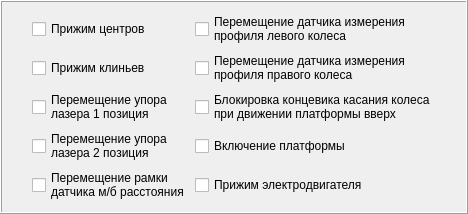
                  <widget class="QFrame" name="geometry_airvalve_frame">
                   <property name="maximumSize">
                    <size>
                     <width>16777215</width>
                     <height>190</height>
                    </size>
                   </property>
                   <property name="frameShape">
                    <enum>QFrame::Box</enum>
                   </property>
                   <property name="frameShadow">
                    <enum>QFrame::Raised</enum>
                   </property>
                   <layout class="QGridLayout" name="gridLayout_14">
                    <property name="leftMargin">
                     <number>30</number>
                    </property>
                    <property name="topMargin">
                     <number>10</number>
                    </property>
                    <property name="rightMargin">
                     <number>30</number>
                    </property>
                    <property name="bottomMargin">
                     <number>10</number>
                    </property>
                    <property name="spacing">
                     <number>5</number>
                    </property>
                    <item row="4" column="1">
                     <widget class="QCheckBox" name="geometry_block_sensor_connect_wheel_move_platform_up">
                      <property name="styleSheet">
                       <string notr="true">font: 10pt &quot;Arial&quot;;</string>
                      </property>
                      <property name="text">
                       <string>Блокировка концевика касания колеса
при движении платформы вверх</string>
                      </property>
                     </widget>
                    </item>
                    <item row="1" column="1">
                     <widget class="QCheckBox" name="geometry_move_sensor_dimension_profile_left_wheel">
                      <property name="styleSheet">
                       <string notr="true">font: 10pt &quot;Arial&quot;;</string>
                      </property>
                      <property name="text">
                       <string>Перемещение датчика измерения
профиля левого колеса</string>
                      </property>
                     </widget>
                    </item>
                    <item row="5" column="1">
                     <widget class="QCheckBox" name="geometry_activate_platform">
                      <property name="styleSheet">
                       <string notr="true">font: 10pt &quot;Arial&quot;;</string>
                      </property>
                      <property name="text">
                       <string>Включение платформы</string>
                      </property>
                     </widget>
                    </item>
                    <item row="3" column="1">
                     <widget class="QCheckBox" name="geometry_move_sensor_dimension_profile_right_wheel">
                      <property name="styleSheet">
                       <string notr="true">font: 10pt &quot;Arial&quot;;</string>
                      </property>
                      <property name="text">
                       <string>Перемещение датчика измерения
профиля правого колеса</string>
                      </property>
                     </widget>
                    </item>
                    <item row="6" column="0">
                     <widget class="QCheckBox" name="geometry_move_frame_sensor_bandage_distance">
                      <property name="styleSheet">
                       <string notr="true">font: 10pt &quot;Arial&quot;;</string>
                      </property>
                      <property name="text">
                       <string>Перемещение рамки
датчика м/б расстояния</string>
                      </property>
                     </widget>
                    </item>
                    <item row="5" column="0">
                     <widget class="QCheckBox" name="geometry_move_thrust_laser_position_2">
                      <property name="styleSheet">
                       <string notr="true">font: 10pt &quot;Arial&quot;;</string>
                      </property>
                      <property name="text">
                       <string>Перемещение упора
лазера 2 позиция</string>
                      </property>
                     </widget>
                    </item>
                    <item row="4" column="0">
                     <widget class="QCheckBox" name="geometry_move_thrust_laser_position_1">
                      <property name="styleSheet">
                       <string notr="true">font: 10pt &quot;Arial&quot;;</string>
                      </property>
                      <property name="text">
                       <string>Перемещение упора
лазера 1 позиция</string>
                      </property>
                     </widget>
                    </item>
                    <item row="1" column="0">
                     <widget class="QCheckBox" name="geometry_clamp_centres">
                      <property name="styleSheet">
                       <string notr="true">font: 10pt &quot;Arial&quot;;</string>
                      </property>
                      <property name="text">
                       <string>Прижим центров</string>
                      </property>
                     </widget>
                    </item>
                    <item row="3" column="0">
                     <widget class="QCheckBox" name="geometry_clamp_wedges">
                      <property name="styleSheet">
                       <string notr="true">font: 10pt &quot;Arial&quot;;</string>
                      </property>
                      <property name="text">
                       <string>Прижим клиньев</string>
                      </property>
                     </widget>
                    </item>
                    <item row="6" column="1">
                     <widget class="QCheckBox" name="geometry_clamp_engine">
                      <property name="styleSheet">
                       <string notr="true">font: 10pt &quot;Arial&quot;;</string>
                      </property>
                      <property name="text">
                       <string>Прижим электродвигателя</string>
                      </property>
                     </widget>
                    </item>
                   </layout>
                  </widget>
